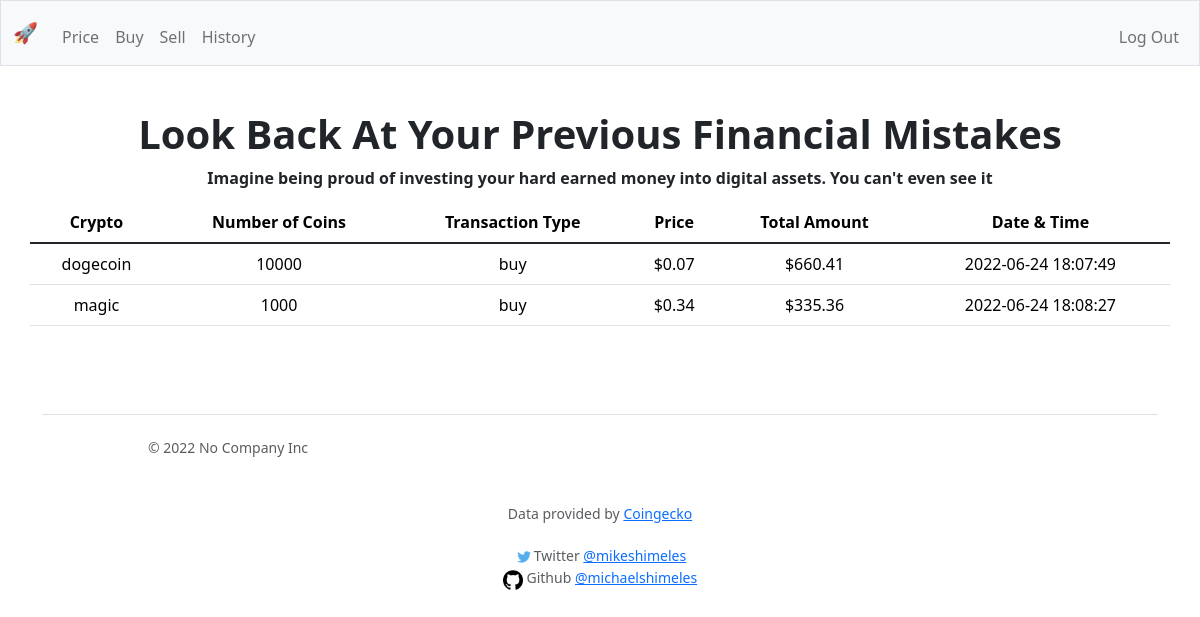
Screenshot of /history (signed in) with the database file from the repository.
### tables this page shows
CREATE TABLE crypto_txs
(primary_id INTEGER PRIMARY KEY AUTOINCREMENT NOT NULL,
user_id INTEGER NOT NULL,
tx_type TEXT NOT NULL,
crypto TEXT NOT NULL,
num_of_coins NUMERIC NOT NULL,
price_per_coin FLOAT NOT NULL,
total_amount_tx NUMERIC, timestamp DATETIME);

### app.py (the view)
@app.route("/history")
@login_required
def history():
    if request.method == "GET":
        txs = db.execute(
            "SELECT * FROM crypto_txs WHERE user_id = ?", session["user_id"])
        return render_template("history.html", txs=txs)

### app.py (called while the page is built)
@app.after_request
def after_request(response):
    response.headers["Cache-Control"] = "no-cache, no-store, must-revalidate"
    response.headers["Expires"] = 0
    response.headers["Pragma"] = "no-cache"
    return response

### helpers.py (called while the page is built)
def login_required(f):
    @wraps(f)
    def decorated_function(*args, **kwargs):
        if session.get("user_id") is None:
            return redirect("/login")
        return f(*args, **kwargs)
    return decorated_function

def usd(value):
    return f"${value:,.2f}"

### templates/history.html (shortened to what this page needs)
{% extends "layout.html" %}
{% block main %}
<h1 class="display-6 fw-bold lh-1 mb-3">Look Back At Your Previous Financial Mistakes</h1>
<p class="display-10 fw-bold lh-1 mb-3">Imagine being proud of investing your hard earned money into digital assets. You can't even see it</p>
<table class="table container">
    <thead>
        <tr>
            <th scope="col">Crypto</th>
            <th scope="col">Number of Coins</th>
            <th scope="col">Transaction Type</th>
            <th scope="col">Price</th>
            <th scope="col">Total Amount</th>
            <th scope="col">Date & Time</th>
        </tr>
    </thead>
    <tbody>
        {% for portfolio in txs %}
        <tr>
            <td>{{ portfolio.crypto }}</td>
            <td>{{ portfolio.num_of_coins }}</td>
            <td>{{ portfolio.tx_type }}</td>
            <td>{{ portfolio.price_per_coin | usd }}</td>
            <td>{{ portfolio.total_amount_tx | usd }}</td>
            <td>{{ portfolio.timestamp }}</td>
        </tr>
        {% endfor %}
    </tbody>
</table>
{% endblock %}

### rows the page displays
crypto_txs: crypto "dogecoin", num_of_coins "10000", tx_type "buy", price_per_coin "$0.07", total_amount_tx "$660.41", timestamp "2022-06-24 18:07:49"
crypto_txs: crypto "magic", num_of_coins "1000", tx_type "buy", price_per_coin "$0.34", total_amount_tx "$335.36", timestamp "2022-06-24 18:08:27"
